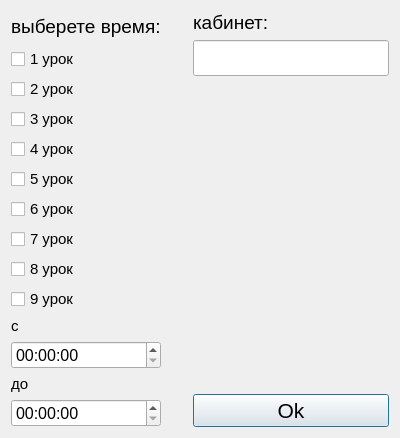
<?xml version="1.0" encoding="UTF-8"?>
<ui version="4.0">
 <class>Dialog</class>
 <widget class="QDialog" name="Dialog">
  <property name="geometry">
   <rect>
    <x>0</x>
    <y>0</y>
    <width>400</width>
    <height>349</height>
   </rect>
  </property>
  <property name="windowTitle">
   <string>Dialog</string>
  </property>
  <layout class="QHBoxLayout" name="horizontalLayout">
   <item>
    <layout class="QVBoxLayout" name="verticalLayout">
     <item>
      <widget class="QLabel" name="label">
       <property name="minimumSize">
        <size>
         <width>0</width>
         <height>30</height>
        </size>
       </property>
       <property name="maximumSize">
        <size>
         <width>16777215</width>
         <height>70</height>
        </size>
       </property>
       <property name="font">
        <font>
         <pointsize>14</pointsize>
        </font>
       </property>
       <property name="text">
        <string>выберете время:</string>
       </property>
      </widget>
     </item>
     <item>
      <widget class="QCheckBox" name="checkBox">
       <property name="font">
        <font>
         <pointsize>11</pointsize>
        </font>
       </property>
       <property name="text">
        <string>1 урок</string>
       </property>
      </widget>
     </item>
     <item>
      <widget class="QCheckBox" name="checkBox_2">
       <property name="font">
        <font>
         <pointsize>11</pointsize>
        </font>
       </property>
       <property name="text">
        <string>2 урок</string>
       </property>
      </widget>
     </item>
     <item>
      <widget class="QCheckBox" name="checkBox_3">
       <property name="font">
        <font>
         <pointsize>11</pointsize>
        </font>
       </property>
       <property name="text">
        <string>3 урок</string>
       </property>
      </widget>
     </item>
     <item>
      <widget class="QCheckBox" name="checkBox_4">
       <property name="font">
        <font>
         <pointsize>11</pointsize>
        </font>
       </property>
       <property name="text">
        <string>4 урок</string>
       </property>
      </widget>
     </item>
     <item>
      <widget class="QCheckBox" name="checkBox_5">
       <property name="font">
        <font>
         <pointsize>11</pointsize>
        </font>
       </property>
       <property name="text">
        <string>5 урок</string>
       </property>
      </widget>
     </item>
     <item>
      <widget class="QCheckBox" name="checkBox_6">
       <property name="font">
        <font>
         <pointsize>11</pointsize>
        </font>
       </property>
       <property name="text">
        <string>6 урок</string>
       </property>
      </widget>
     </item>
     <item>
      <widget class="QCheckBox" name="checkBox_7">
       <property name="font">
        <font>
         <pointsize>11</pointsize>
        </font>
       </property>
       <property name="text">
        <string>7 урок</string>
       </property>
      </widget>
     </item>
     <item>
      <widget class="QCheckBox" name="checkBox_8">
       <property name="font">
        <font>
         <pointsize>11</pointsize>
        </font>
       </property>
       <property name="text">
        <string>8 урок</string>
       </property>
      </widget>
     </item>
     <item>
      <widget class="QCheckBox" name="checkBox_9">
       <property name="font">
        <font>
         <pointsize>11</pointsize>
        </font>
       </property>
       <property name="text">
        <string>9 урок</string>
       </property>
      </widget>
     </item>
     <item>
      <widget class="QLabel" name="label_3">
       <property name="maximumSize">
        <size>
         <width>16777215</width>
         <height>30</height>
        </size>
       </property>
       <property name="font">
        <font>
         <pointsize>11</pointsize>
        </font>
       </property>
       <property name="text">
        <string>c</string>
       </property>
      </widget>
     </item>
     <item>
      <widget class="QTimeEdit" name="time_minutes">
       <property name="font">
        <font>
         <pointsize>12</pointsize>
        </font>
       </property>
      </widget>
     </item>
     <item>
      <widget class="QLabel" name="label_4">
       <property name="maximumSize">
        <size>
         <width>16777215</width>
         <height>30</height>
        </size>
       </property>
       <property name="font">
        <font>
         <pointsize>11</pointsize>
        </font>
       </property>
       <property name="text">
        <string>до</string>
       </property>
      </widget>
     </item>
     <item>
      <widget class="QTimeEdit" name="timeEdit">
       <property name="font">
        <font>
         <pointsize>12</pointsize>
        </font>
       </property>
      </widget>
     </item>
    </layout>
   </item>
   <item>
    <spacer name="horizontalSpacer">
     <property name="orientation">
      <enum>Qt::Horizontal</enum>
     </property>
     <property name="sizeHint" stdset="0">
      <size>
       <width>40</width>
       <height>20</height>
      </size>
     </property>
    </spacer>
   </item>
   <item>
    <layout class="QVBoxLayout" name="verticalLayout_2">
     <item>
      <widget class="QLabel" name="label_2">
       <property name="minimumSize">
        <size>
         <width>0</width>
         <height>0</height>
        </size>
       </property>
       <property name="maximumSize">
        <size>
         <width>16777215</width>
         <height>70</height>
        </size>
       </property>
       <property name="font">
        <font>
         <pointsize>14</pointsize>
        </font>
       </property>
       <property name="text">
        <string>кабинет:</string>
       </property>
      </widget>
     </item>
     <item>
      <widget class="QLineEdit" name="lineEdit">
       <property name="minimumSize">
        <size>
         <width>70</width>
         <height>0</height>
        </size>
       </property>
       <property name="font">
        <font>
         <pointsize>18</pointsize>
        </font>
       </property>
      </widget>
     </item>
     <item>
      <spacer name="verticalSpacer">
       <property name="orientation">
        <enum>Qt::Vertical</enum>
       </property>
       <property name="sizeHint" stdset="0">
        <size>
         <width>20</width>
         <height>40</height>
        </size>
       </property>
      </spacer>
     </item>
     <item>
      <widget class="QPushButton" name="ok">
       <property name="font">
        <font>
         <pointsize>16</pointsize>
        </font>
       </property>
       <property name="text">
        <string>Ok</string>
       </property>
      </widget>
     </item>
    </layout>
   </item>
  </layout>
 </widget>
 <resources/>
 <connections/>
</ui>
